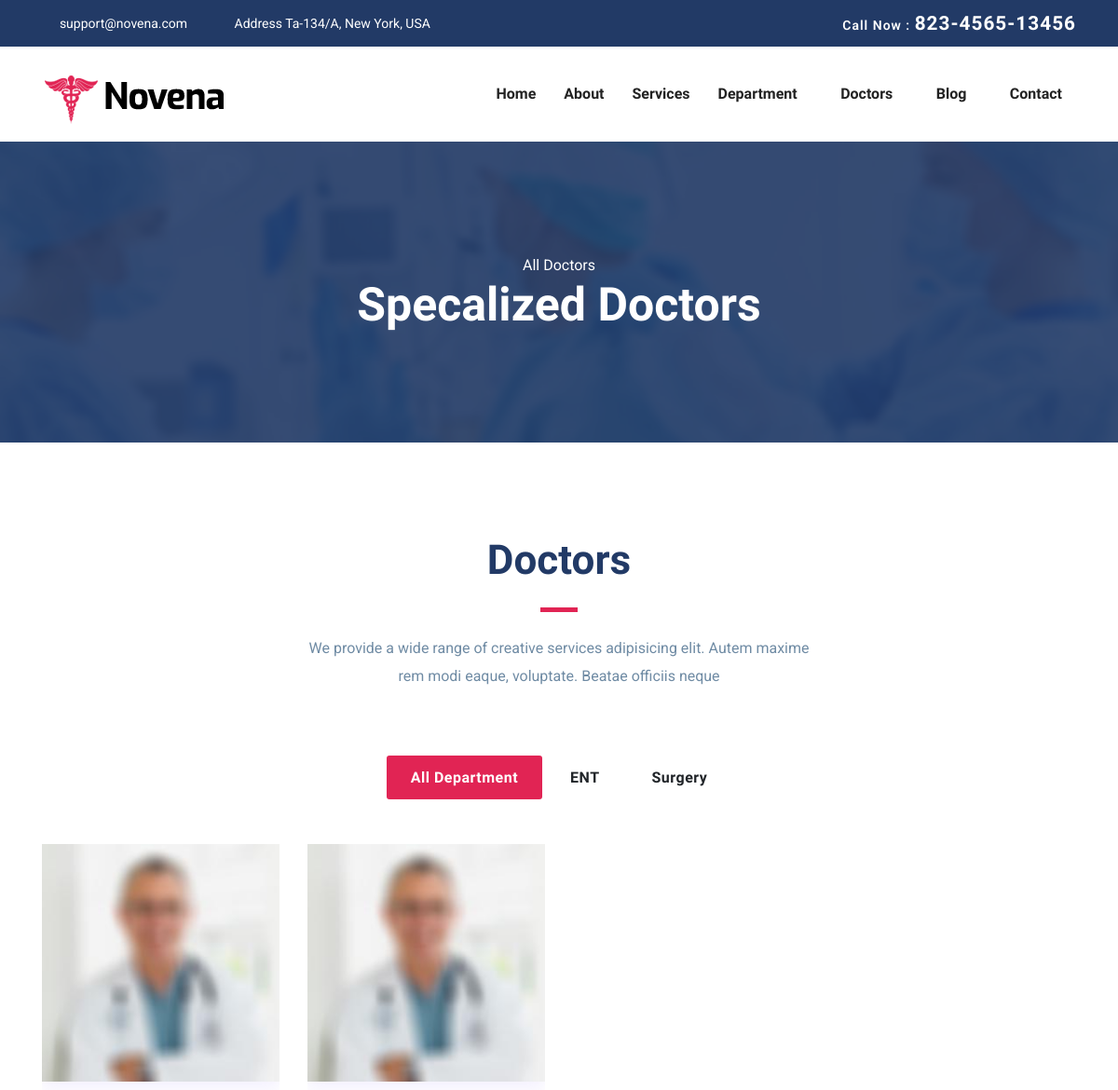
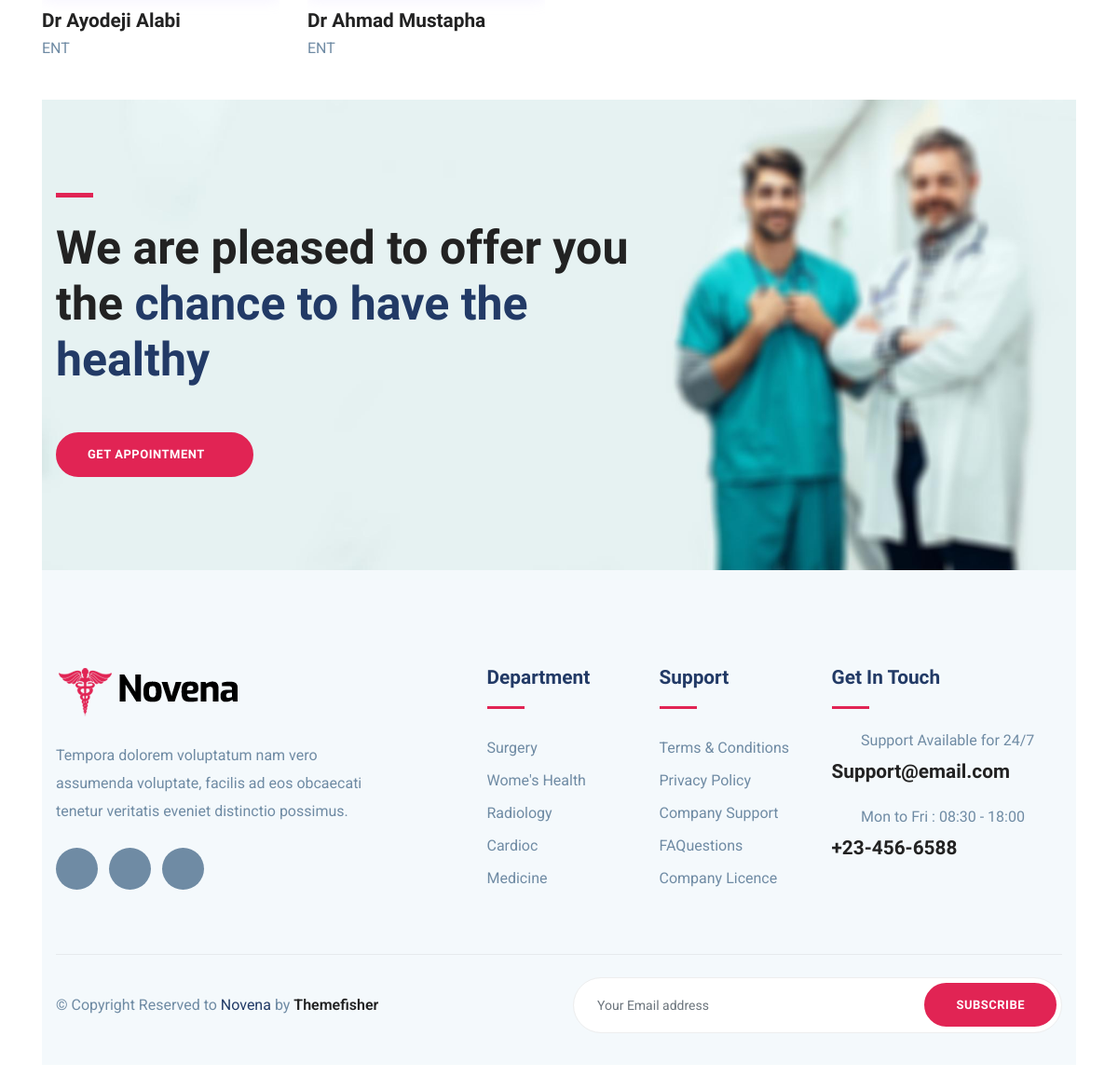
The app's page /doctors/ with its own data (2 pictures, top to bottom).
### Department/models/department.py (models this page shows)
class Department(models.Model):
    name = models.CharField(max_length=50)
    profile_image = models.ImageField(upload_to="profile_picture")
    about = models.CharField(max_length=160)
    def __str__(self):
        return self.name

### Staff/models/staff.py (models this page shows, shortened)
class Staff(models.Model):
    profile = models.OneToOneField(User, on_delete=models.CASCADE)
    about = models.CharField(max_length=50, blank=True)
    phone_number = models.CharField(max_length=15)
    duty_shift = models.CharField(choices=shift_choice, max_length=20)
    department = models.ForeignKey(Department, on_delete=models.CASCADE , default=1)
    profile_picture = models.ImageField(upload_to='profile_picture', blank=True)
    facebook = models.URLField(blank=True)
    linkedln = models.URLField(blank= True)
    twitter = models.URLField(blank=True)
    class Meta:
        abstract = True

class Doctor(Staff):
    qualification = models.OneToOneField("Qualification", on_delete=models.CASCADE)
    available_time = models.TimeField(blank=True)
    subordinate = models.ForeignKey('Doctor', on_delete=models.CASCADE, blank= True, null=True)
    def get_fullname(self):
        return f"{self.profile.first_name} {self.profile.last_name}"
    def __str__(self):
        return "Dr " + str(self.get_fullname())

### Staff/views.py (the view)
# urls.py: path("doctors/", doctors_view, name = "doctors"),
def doctors_view(request):
    doctors = Doctor.objects.all()
    departments = Department.objects.all()
    context = {
        "doctors":doctors,
        "departments":departments
    }
    return render(request, "doctor.html", context)

### templates/doctor.html (shortened to what this page needs)
{% extends 'base.html'%}
{% load static%}
{% block content%}
<section class="page-title bg-1">
  <div class="container">
    <div class="row">
      <div class="col-md-12">
        <div class="block text-center">
          <span class="text-white">All Doctors</span>
          <h1 class="text-capitalize mb-5 text-lg">Specalized doctors</h1>
        </div>
      </div>
    </div>
  </div>
</section>
<section class="section doctors">
  <div class="container">
  	  <div class="row justify-content-center">
             <div class="col-lg-6 text-center">
                <div class="section-title">
                    <h2>Doctors</h2>
                    <div class="divider mx-auto my-4"></div>
                    <p>We provide a wide range of creative services adipisicing elit. Autem maxime rem modi eaque, voluptate. Beatae officiis neque </p>
                </div>
            </div>
        </div>
	  <div class="col-12 text-center  mb-5">
	        <div class="btn-group btn-group-toggle " data-toggle="buttons">
	          <label class="btn active ">
	            <input type="radio" name="shuffle-filter" value="all" checked="checked" />All Department
	          </label>
				{% for department in departments%}
	          <label class="btn ">
	            <input type="radio" name="shuffle-filter" value="cat{{department.id}}" />{{department}}
	          </label>
				{% endfor %}
	        </div>
      </div>
    <div class="row shuffle-wrapper portfolio-gallery">
		{% for doctor in doctors %}
      	<div class="col-lg-3 col-sm-6 col-md-6 mb-4 shuffle-item"
			 data-groups="[&quot;cat{{doctor.department.id}}&quot;,&quot;cat{{doctor.department.id}}&quot;]">
	      	<div class="position-relative doctor-inner-box">
		        <div class="doctor-profile">
	               <div class="doctor-img">
	               		<img src="{% static 'images/team/1.jpg' %}" alt="doctor-image" class="img-fluid w-100">
	               </div>
	            </div>
                <div class="content mt-3">
                	<h4 class="mb-0"><a href="doctor-single.html">{{doctor}}</a></h4>
                	<p>{{doctor.department}}</p>
                </div>
	      	</div>
      	</div>
		{% endfor %}
	</div>
<section class="section cta-page">
	<div class="container">
		<div class="row">
			<div class="col-lg-7">
				<div class="cta-content">
					<div class="divider mb-4"></div>
					<h2 class="mb-5 text-lg">We are pleased to offer you the <span class="title-color">chance to have the healthy</span></h2>
					<a href="{% url 'appointment'%}" class="btn btn-main-2 btn-round-full">Get appointment<i
							class="icofont-simple-right  ml-2"></i></a>
				</div>
			</div>
		</div>
	</div>
</section>
{% endblock content%}

### static_root/css/style.css (style rules this page uses)
html { overflow-x: hidden; }
body { line-height: 1.6; font-family: "Roboto", sans-serif; -webkit-font-smoothing: antialiased; font-size: 16px; color: #6F8BA4; font-weight: 400; }
h1, .h1, h2, .h2, h3, .h3, h4, .h4, h5, .h5, h6, .h6 { font-family: "Exo", sans-serif; font-weight: 700; color: #222; }
h1, .h1 { font-size: 2.5rem; }
h2, .h2 { font-size: 44px; }
h4, .h4 { font-size: 1.3rem; line-height: 30px; }
p { line-height: 30px; }
.btn { display: inline-block; font-size: 14px; font-size: 0.8125rem; font-weight: 700; letter-spacing: .5px; padding: .75rem 2rem; font-family: "Exo", sans-serif; text-transform: uppercase; border-radius: 5px; border: 2px solid transparent; transition: all .35s ease; }
.btn-main-2 { background: #e12454; color: #fff; border-color: #e12454; }
.btn-round-full { border-radius: 50px; }
.section { padding: 100px 0; }
.text-lg { font-size: 3.75rem; }
a { color: #222; text-decoration: none; transition: all .35s ease; }
.page-title { padding: 120px 0px 70px 0px; position: relative; }
.page-title .block h1 { color: #fff; }
.title-color { color: #223a66; }
.section-title { margin-bottom: 70px; }
.section-title h2 { color: #223a66; }
.text-lg { font-size: 50px; }
.bg-1 { background: url("../images/bg/22.jpg") no-repeat 50% 50%; background-size: cover; position: relative; }
.divider { width: 40px; height: 5px; background: #e12454; }
.doctors .btn-group .btn { border-radius: 0px; margin: 0px 2px; text-transform: capitalize; font-size: 16px; padding: .6rem 1.5rem; cursor: pointer; }
.doctors .btn-group .btn.active { box-shadow: none !important; border-color: transparent; background: #e12454; color: #fff; }
.doctors .btn-group > .btn-group:not(:last-child) > .btn, .doctors .btn-group > .btn:not(:last-child):not(.dropdown-toggle), .doctors .btn-group > .btn:not(:first-child) { border-radius: 3px; }
.doctor-inner-box { overflow: hidden; }
.doctor-inner-box .doctor-profile { overflow: hidden; position: relative; box-shadow: 0px 8px 16px 0px rgba(200, 183, 255, 0.2); }
.doctor-inner-box .doctor-profile .doctor-img { transition: all .35s ease; }
.cta-page { background: url("../images/bg/banner.jpg") no-repeat; background-size: cover; position: relative; }

### records on screen
Department: name "ENT"
Department: name "Surgery"
Doctor: profile.last_name "Dr Ayodeji Alabi", department "ENT"
Doctor: profile.last_name "Dr Ahmad Mustapha", department "ENT"
